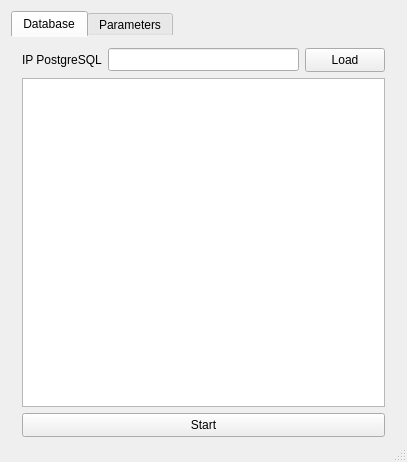
<?xml version="1.0" encoding="UTF-8"?>
<ui version="4.0">
 <class>MainWindow</class>
 <widget class="QMainWindow" name="MainWindow">
  <property name="geometry">
   <rect>
    <x>0</x>
    <y>0</y>
    <width>407</width>
    <height>462</height>
   </rect>
  </property>
  <property name="windowTitle">
   <string>NemPosFE Config</string>
  </property>
  <widget class="QWidget" name="centralWidget">
   <layout class="QGridLayout" name="gridLayout_2">
    <property name="bottomMargin">
     <number>3</number>
    </property>
    <item row="0" column="0">
     <widget class="QTabWidget" name="tabWidget">
      <property name="styleSheet">
       <string notr="true">QTabWidget::pane { /* The tab widget frame */
    border-bottom: 0px solid #C2C7CB;
}</string>
      </property>
      <property name="tabShape">
       <enum>QTabWidget::Rounded</enum>
      </property>
      <property name="currentIndex">
       <number>0</number>
      </property>
      <widget class="QWidget" name="tab">
       <attribute name="title">
        <string>Database</string>
       </attribute>
       <layout class="QGridLayout" name="gridLayout">
        <property name="bottomMargin">
         <number>0</number>
        </property>
        <item row="0" column="0">
         <widget class="QLabel" name="label_2">
          <property name="sizePolicy">
           <sizepolicy hsizetype="Minimum" vsizetype="Preferred">
            <horstretch>0</horstretch>
            <verstretch>0</verstretch>
           </sizepolicy>
          </property>
          <property name="text">
           <string>IP PostgreSQL</string>
          </property>
         </widget>
        </item>
        <item row="0" column="1">
         <widget class="QLineEdit" name="leIPDB">
          <property name="sizePolicy">
           <sizepolicy hsizetype="Expanding" vsizetype="Preferred">
            <horstretch>0</horstretch>
            <verstretch>0</verstretch>
           </sizepolicy>
          </property>
          <property name="minimumSize">
           <size>
            <width>0</width>
            <height>23</height>
           </size>
          </property>
          <property name="maximumSize">
           <size>
            <width>16777215</width>
            <height>23</height>
           </size>
          </property>
         </widget>
        </item>
        <item row="0" column="2">
         <widget class="QPushButton" name="btnLoad">
          <property name="sizePolicy">
           <sizepolicy hsizetype="Minimum" vsizetype="Preferred">
            <horstretch>0</horstretch>
            <verstretch>0</verstretch>
           </sizepolicy>
          </property>
          <property name="minimumSize">
           <size>
            <width>0</width>
            <height>24</height>
           </size>
          </property>
          <property name="text">
           <string>Load</string>
          </property>
         </widget>
        </item>
        <item row="1" column="0" colspan="3">
         <widget class="QListWidget" name="listDBs"/>
        </item>
        <item row="2" column="0" colspan="3">
         <widget class="QPushButton" name="btnStart">
          <property name="sizePolicy">
           <sizepolicy hsizetype="Minimum" vsizetype="Preferred">
            <horstretch>0</horstretch>
            <verstretch>0</verstretch>
           </sizepolicy>
          </property>
          <property name="minimumSize">
           <size>
            <width>0</width>
            <height>24</height>
           </size>
          </property>
          <property name="text">
           <string>Start</string>
          </property>
         </widget>
        </item>
       </layout>
      </widget>
      <widget class="QWidget" name="tab_2">
       <attribute name="title">
        <string>Parameters</string>
       </attribute>
       <layout class="QGridLayout" name="gridLayout_3">
        <item row="2" column="1" colspan="2">
         <widget class="QSpinBox" name="spinBoxPort">
          <property name="sizePolicy">
           <sizepolicy hsizetype="Minimum" vsizetype="Preferred">
            <horstretch>0</horstretch>
            <verstretch>0</verstretch>
           </sizepolicy>
          </property>
          <property name="minimumSize">
           <size>
            <width>0</width>
            <height>23</height>
           </size>
          </property>
          <property name="maximumSize">
           <size>
            <width>64</width>
            <height>16777215</height>
           </size>
          </property>
          <property name="maximum">
           <number>65535</number>
          </property>
          <property name="value">
           <number>443</number>
          </property>
         </widget>
        </item>
        <item row="2" column="0">
         <widget class="QLabel" name="label_4">
          <property name="sizePolicy">
           <sizepolicy hsizetype="Minimum" vsizetype="Preferred">
            <horstretch>0</horstretch>
            <verstretch>0</verstretch>
           </sizepolicy>
          </property>
          <property name="text">
           <string>Port</string>
          </property>
         </widget>
        </item>
        <item row="0" column="2">
         <widget class="QLineEdit" name="lePathNemposFE">
          <property name="sizePolicy">
           <sizepolicy hsizetype="Expanding" vsizetype="Preferred">
            <horstretch>0</horstretch>
            <verstretch>0</verstretch>
           </sizepolicy>
          </property>
          <property name="minimumSize">
           <size>
            <width>0</width>
            <height>23</height>
           </size>
          </property>
          <property name="readOnly">
           <bool>true</bool>
          </property>
         </widget>
        </item>
        <item row="0" column="0" colspan="2">
         <widget class="QLabel" name="label">
          <property name="sizePolicy">
           <sizepolicy hsizetype="Minimum" vsizetype="Preferred">
            <horstretch>0</horstretch>
            <verstretch>0</verstretch>
           </sizepolicy>
          </property>
          <property name="maximumSize">
           <size>
            <width>80</width>
            <height>16777215</height>
           </size>
          </property>
          <property name="text">
           <string>NemPosFE Path</string>
          </property>
         </widget>
        </item>
        <item row="1" column="1" colspan="3">
         <widget class="QLineEdit" name="leAddress">
          <property name="sizePolicy">
           <sizepolicy hsizetype="Expanding" vsizetype="Preferred">
            <horstretch>0</horstretch>
            <verstretch>0</verstretch>
           </sizepolicy>
          </property>
          <property name="minimumSize">
           <size>
            <width>0</width>
            <height>23</height>
           </size>
          </property>
         </widget>
        </item>
        <item row="3" column="1" colspan="2">
         <widget class="QCheckBox" name="cbHttps">
          <property name="text">
           <string>HTTPS</string>
          </property>
          <property name="checked">
           <bool>true</bool>
          </property>
         </widget>
        </item>
        <item row="1" column="0">
         <widget class="QLabel" name="label_3">
          <property name="sizePolicy">
           <sizepolicy hsizetype="Minimum" vsizetype="Preferred">
            <horstretch>0</horstretch>
            <verstretch>0</verstretch>
           </sizepolicy>
          </property>
          <property name="text">
           <string>Address</string>
          </property>
         </widget>
        </item>
        <item row="0" column="3">
         <widget class="QPushButton" name="btnBrowse">
          <property name="maximumSize">
           <size>
            <width>32</width>
            <height>16777215</height>
           </size>
          </property>
          <property name="text">
           <string>...</string>
          </property>
         </widget>
        </item>
        <item row="4" column="1">
         <spacer name="verticalSpacer">
          <property name="orientation">
           <enum>Qt::Vertical</enum>
          </property>
          <property name="sizeHint" stdset="0">
           <size>
            <width>20</width>
            <height>40</height>
           </size>
          </property>
         </spacer>
        </item>
       </layout>
      </widget>
     </widget>
    </item>
   </layout>
  </widget>
  <widget class="QStatusBar" name="statusBar"/>
 </widget>
 <layoutdefault spacing="6" margin="11"/>
 <resources/>
 <connections/>
</ui>
